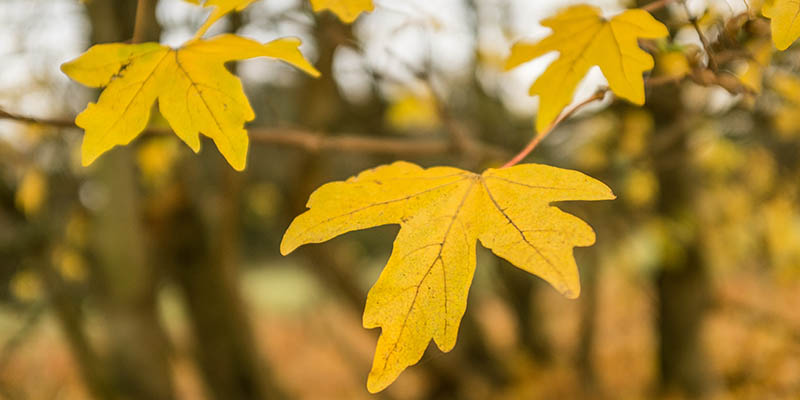
#> input picture Assignment 2/image6.jpg, 800 x 400 px
$ python Assignment2.py
#> lines starting #> are read from the running program, lines starting #| are printed output that depends on the picture

import cv2
import numpy as np
import matplotlib.pyplot as plt
import math

# Set very small font size globally
plt.rcParams.update({'font.size': 6})

# Task 1: Image Selection and Preprocessing
image = cv2.imread('image6.jpg')
#> image is the input picture: shape (400, 800, 3); mean B, G, R 48.6, 126.6, 157.3

if image is None:
    print("Error: Image not found.")
    exit()

# Resize for consistency
image = cv2.resize(image, (512, 512))
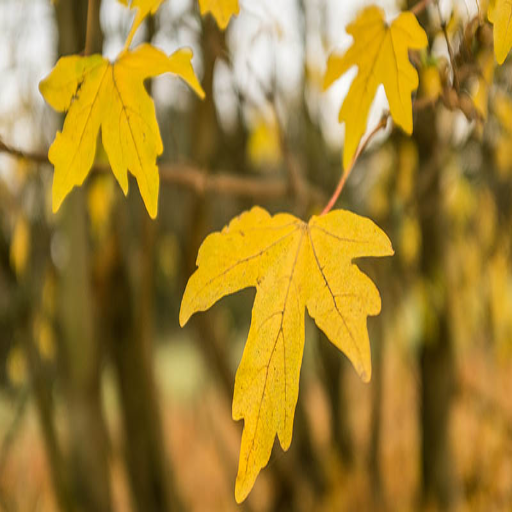
#> image: shape (512, 512, 3); mean B, G, R 48.4, 126.5, 157.2

# Convert to grayscale
gray = cv2.cvtColor(image, cv2.COLOR_BGR2GRAY)
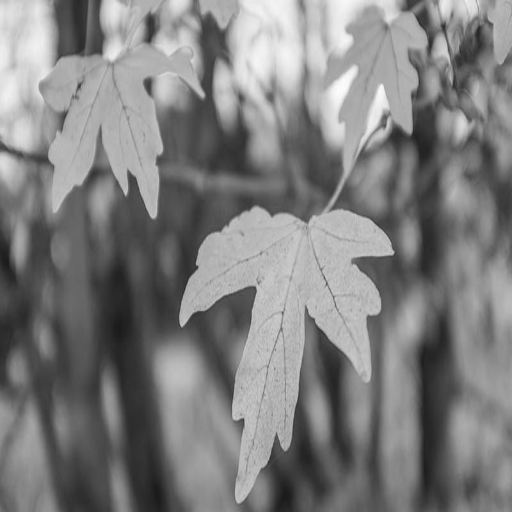
#> gray: shape (512, 512); min 25, max 253, mean 126.8

# Task 2: Noise Modeling

# Gaussian Noise
def add_gaussian_noise(img, mean=0, sigma=25):
#> called with mean = 0, sigma = 25
    gaussian = np.random.normal(mean, sigma, img.shape).astype(np.float32)
    noisy = img.astype(np.float32) + gaussian
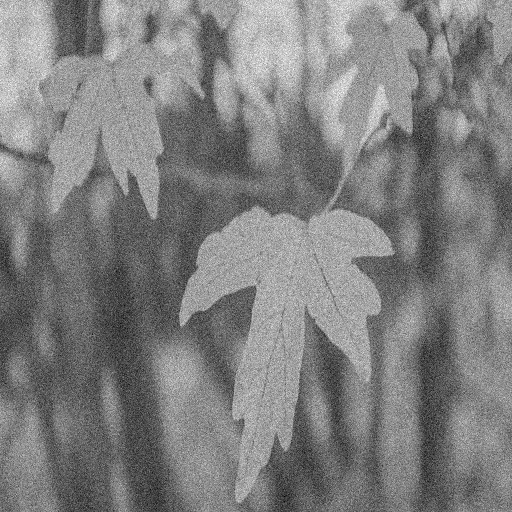
#> noisy: shape (512, 512) float32; min -68.28, max 322.1, mean 126.8; drawn with min black and max white
    noisy = np.clip(noisy, 0, 255)
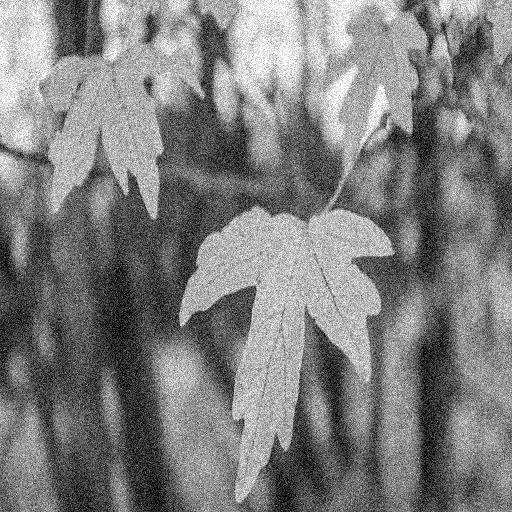
#> noisy: shape (512, 512) float32; min 0, max 255, mean 126.8
    return noisy.astype(np.uint8)

# Salt & Pepper Noise
def add_salt_pepper(img, prob=0.02):
#> called with prob = 0.02
    noisy = img.copy()
    total_pixels = img.size
#> total_pixels = 262144

    # Salt noise
    num_salt = int(prob * total_pixels / 2)
#> num_salt = 2621
    coords = [np.random.randint(0, i - 1, num_salt) for i in img.shape]
    noisy[coords[0], coords[1]] = 255

    # Pepper noise
    num_pepper = int(prob * total_pixels / 2)
#> num_pepper = 2621
    coords = [np.random.randint(0, i - 1, num_pepper) for i in img.shape]
    noisy[coords[0], coords[1]] = 0
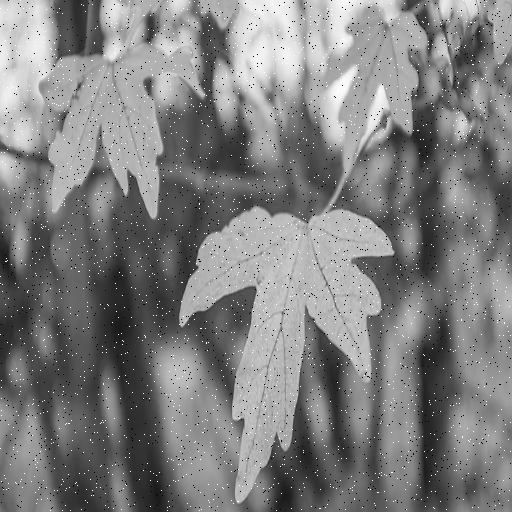
#> noisy: shape (512, 512); min 0, max 255, mean 126.8

    return noisy

gaussian_noisy = add_gaussian_noise(gray)
sp_noisy = add_salt_pepper(gray)

# Task 3: Image Restoration

# Filters for Gaussian noise
mean_gaussian = cv2.blur(gaussian_noisy, (3, 3))
median_gaussian = cv2.medianBlur(gaussian_noisy, 3)
gaussian_filtered = cv2.GaussianBlur(gaussian_noisy, (3, 3), 0)

# Filters for Salt & Pepper noise
mean_sp = cv2.blur(sp_noisy, (3, 3))
median_sp = cv2.medianBlur(sp_noisy, 3)
gaussian_sp = cv2.GaussianBlur(sp_noisy, (3, 3), 0)

# Task 4: Performance Evaluation

def mse(original, restored):
    return np.mean((original - restored) ** 2)

def psnr(original, restored):
    m = mse(original, restored)
#> m = 53.06
    if m == 0:
        return float('inf')
    return 10 * math.log10((255 ** 2) / m)

# Compute metrics
results = {
    "Gaussian Noise": {
        "Mean Filter": (mse(gray, mean_gaussian), psnr(gray, mean_gaussian)),
        "Median Filter": (mse(gray, median_gaussian), psnr(gray, median_gaussian)),
        "Gaussian Filter": (mse(gray, gaussian_filtered), psnr(gray, gaussian_filtered)),
    },
    "Salt & Pepper Noise": {
        "Mean Filter": (mse(gray, mean_sp), psnr(gray, mean_sp)),
        "Median Filter": (mse(gray, median_sp), psnr(gray, median_sp)),
        "Gaussian Filter": (mse(gray, gaussian_sp), psnr(gray, gaussian_sp)),
    }
}

# Task 5: Analytical Discussion
print("\n===== Performance Comparison =====")
for noise_type, filters in results.items():
    print(f"\n--- {noise_type} ---")
    for filter_name, (m, p) in filters.items():
        print(f"{filter_name}: MSE = {m:.2f}, PSNR = {p:.2f} dB")
#> this loop made 2 passes
#> noise_type on passes 1 to 2: 'Gaussian Noise', 'Salt & Pepper Noise'
#| --- Gaussian Noise ---
#| Mean Filter: MSE = 53.06, PSNR = 30.88 dB
#| Median Filter: MSE = 63.12, PSNR = 30.13 dB
#| Gaussian Filter: MSE = 58.23, PSNR = 30.48 dB
#| --- Salt & Pepper Noise ---
#| Mean Filter: MSE = 21.25, PSNR = 34.86 dB
#| Median Filter: MSE = 2.74, PSNR = 43.75 dB
#| Gaussian Filter: MSE = 18.58, PSNR = 35.44 dB

print("\n===== Analysis =====")
print("1. Gaussian noise is best reduced by Gaussian filter due to smoothing effect.")
print("2. Median filter performs best for salt-and-pepper noise as it removes impulse noise.")
print("3. Mean filter reduces noise but blurs edges significantly.")
print("4. Median filter preserves edges better than mean and Gaussian filters.")
print("5. Higher PSNR indicates better restoration quality.")

# Visualization
plt.figure(figsize=(12, 10))

# Original & Noisy Images
plt.subplot(3, 4, 1)
plt.title("Original")
plt.imshow(gray, cmap='gray')
plt.axis('off')

plt.subplot(3, 4, 2)
plt.title("Gaussian Noise")
plt.imshow(gaussian_noisy, cmap='gray')
plt.axis('off')

plt.subplot(3, 4, 3)
plt.title("Salt & Pepper Noise")
plt.imshow(sp_noisy, cmap='gray')
plt.axis('off')

# Gaussian Noise Restoration
plt.subplot(3, 4, 5)
plt.title("Mean (Gaussian)")
plt.imshow(mean_gaussian, cmap='gray')
plt.axis('off')

plt.subplot(3, 4, 6)
plt.title("Median (Gaussian)")
plt.imshow(median_gaussian, cmap='gray')
plt.axis('off')

plt.subplot(3, 4, 7)
plt.title("Gaussian Filter")
plt.imshow(gaussian_filtered, cmap='gray')
plt.axis('off')

# Salt & Pepper Restoration
plt.subplot(3, 4, 9)
plt.title("Mean (S&P)")
plt.imshow(mean_sp, cmap='gray')
plt.axis('off')

plt.subplot(3, 4, 10)
plt.title("Median (S&P)")
plt.imshow(median_sp, cmap='gray')
plt.axis('off')

plt.subplot(3, 4, 11)
plt.title("Gaussian (S&P)")
plt.imshow(gaussian_sp, cmap='gray')
plt.axis('off')

plt.tight_layout()
plt.show()
